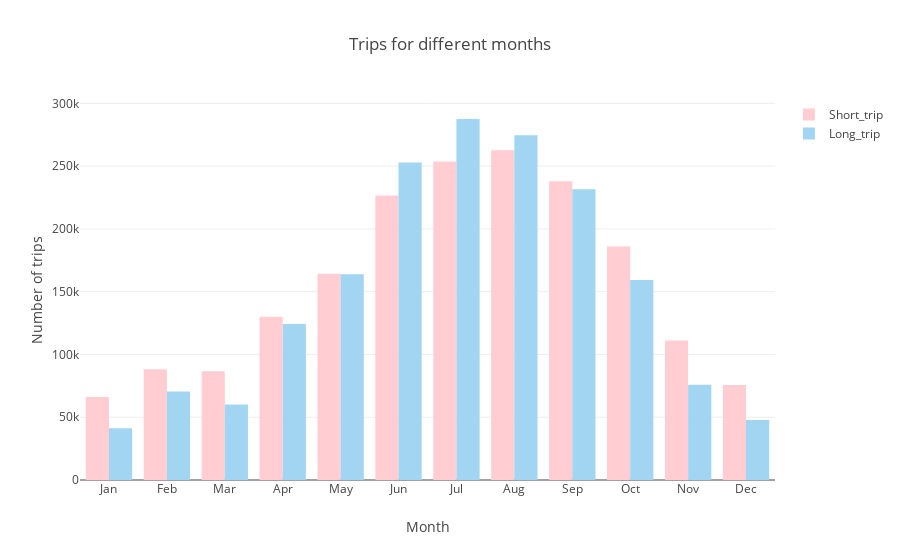

Here is the notebook cell this chart was saved with:
### Code cell
# show the plot about the distribution of trips in different months
Short_trip_count = []
Long_trip_count = []
for v in set(dataset['month'].values):
    a1 = (dataset[dataset['month'] == v]['distance'] < 2).sum()
    a2 = (dataset[dataset['month'] == v]['distance'] >= 2).sum()
    Short_trip_count.append(a1)
    Long_trip_count.append(a2)

d = {'month':['Jan','Feb','Mar','Apr','May','Jun','Jul','Aug','Sep','Oct','Nov','Dec'], 
     'Short_trip':Short_trip_count, 'Long_trip':Long_trip_count}
df = pd.DataFrame(data=d)

Short_trip = Bar(x=df.month,
                  y=df.Short_trip,
                  name='Short_trip',
                  marker=dict(color='#ffcdd2'))
Long_trip = Bar(x=df.month,
                y=df.Long_trip,
                name='Long_trip',
                marker=dict(color='#A2D5F2'))
data = [Short_trip, Long_trip]
layout = Layout(title="Trips for different months",
                xaxis=dict(title='Month'),
                yaxis=dict(title='Number of trips'))
fig4 = Figure(data=data, layout=layout)
iplot(fig4)

### Figure 1 — Plotly figure (JSON) as saved in the notebook; plotly's stock layout.template omitted (floating-point values rounded to 4 significant figures)
{"data": [{"marker": {"color": "#ffcdd2"}, "name": "Short_trip", "type": "bar", "x": ["Jan", "Feb", "Mar", "Apr", "May", "Jun", "Jul", "Aug", "Sep", "Oct", "Nov", "Dec"], "y": [66075, 88264, 86704, 130119, 164317, 226576, 253684, 262717, 237879, 185998, 111129, 75723]}, {"marker": {"color": "#A2D5F2"}, "name": "Long_trip", "type": "bar", "x": ["Jan", "Feb", "Mar", "Apr", "May", "Jun", "Jul", "Aug", "Sep", "Oct", "Nov", "Dec"], "y": [41158, 70425, 60199, 124257, 163883, 252940, 287544, 274692, 231562, 159359, 75794, 47865]}], "layout": {"title": "Trips for different months", "xaxis": {"title": "Month"}, "yaxis": {"title": "Number of trips"}}}
